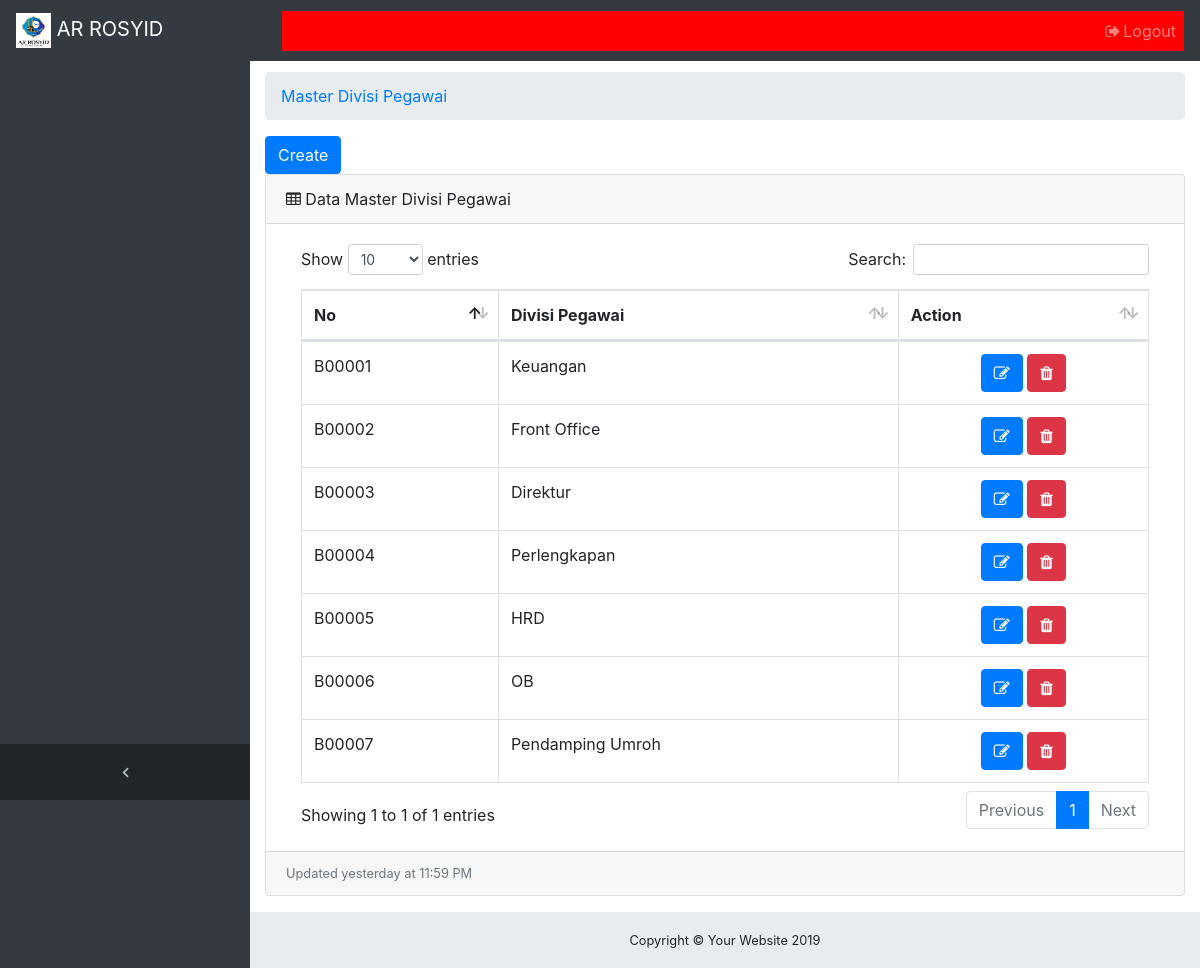
Page /master_divisi.php on the committed database.
### tables this page shows
CREATE TABLE `master_bagian` (
  `id_bagian` varchar(20) NOT NULL,
  `nama_bagian` varchar(200) DEFAULT NULL
);

### functions/masterdivisi.php (called while the page is built, shortened)
<?php
function read_divisi(){
	global $link;
	$query = "SELECT * FROM `master_bagian`";
	$sql = mysqli_query($link,$query);
	if(mysqli_num_rows($sql) > 0){
		while($data = mysqli_fetch_array($sql)){
			$divisi[] = $data;
		}
		return $divisi;
	}else{
		$divisi[] = 0;
		return $divisi;
	}
}
?>

### master_divisi.php (the view, shortened to what this page needs)
<!DOCTYPE html>
<html lang="en">
<?php  include('view/head.php'); ?>
<body class="fixed-nav sticky-footer bg-dark" id="page-top">
    <?php require_once "view/navigation.php" ; ?>
  <div class="content-wrapper">
    <div class="container-fluid">
      <ol class="breadcrumb">
        <li class="breadcrumb-item">
          <a href="master_divisi.php">Master Divisi Pegawai</a>
        </li>
      </ol>
         <a href="master_divisi_insert.php"><input type="button" value="Create"class="btn btn-primary"></a>
          <div class="card mb-3">
          <div class="card-header">
          <i class="fa fa-table"></i> Data Master Divisi Pegawai </div>
          <div class="card-body">
          <div class="table-responsive">
            <table class="table table-bordered" id="dataTable" width="100%" cellspacing="0">
              <thead>
                <tr>
                  <th>No</th>
                  <th>Divisi Pegawai</th>
                  <th>Action</th>
                </tr>
              </thead>
              <tbody>
<?php
foreach (read_divisi() as $row) { ?>
                <tr>
                  <td><?php echo $row['id_bagian']; ?></td>
                  <td><?php echo $row['nama_bagian']; ?></td>
                                    <td align="center">
                          <a href="master_divisi_update.php?id=<?php echo $row['id_bagian'];?>"><button class="btn btn-primary"> <i class="fa fa-edit"></i></button></a>
                           <a href="master_divisi_delete.php?id=<?php echo $row['id_bagian']?>" onclick="javascript: return confirm('Anda yakin hapus ?');">
                           <button class="btn btn-danger"> <i class="fa fa-trash"></i></button></a></td>
                </tr>
              </tbody>
<?php } ?>
            </table>
          </div>
          </div>
          <div class="card-footer small text-muted">Updated yesterday at 11:59 PM</div>
        </div>
      </div>
    </div>
   <?php require_once "view/footer.php"; ?>
</body>
</html>

### css/sb-admin.css (style rules this page uses)
html { position: relative; min-height: 100%; }
body { overflow-x: hidden; }
body.sticky-footer { margin-bottom: 56px; }
body.sticky-footer .content-wrapper { min-height: calc(100vh - 56px - 56px); }
body.fixed-nav { padding-top: 56px; }
.content-wrapper { min-height: calc(100vh - 56px); padding-top: 1rem; }
.content-wrapper { overflow-x: hidden; background: white; }
@media (min-width: 992px) { .content-wrapper { margin-left: 250px; } }

### rows in the picture
master_bagian: id_bagian "B00001", nama_bagian "Keuangan"
master_bagian: id_bagian "B00002", nama_bagian "Front Office"
master_bagian: id_bagian "B00003", nama_bagian "Direktur"
master_bagian: id_bagian "B00004", nama_bagian "Perlengkapan"
master_bagian: id_bagian "B00005", nama_bagian "HRD"
master_bagian: id_bagian "B00006", nama_bagian "OB"
master_bagian: id_bagian "B00007", nama_bagian "Pendamping Umroh"
